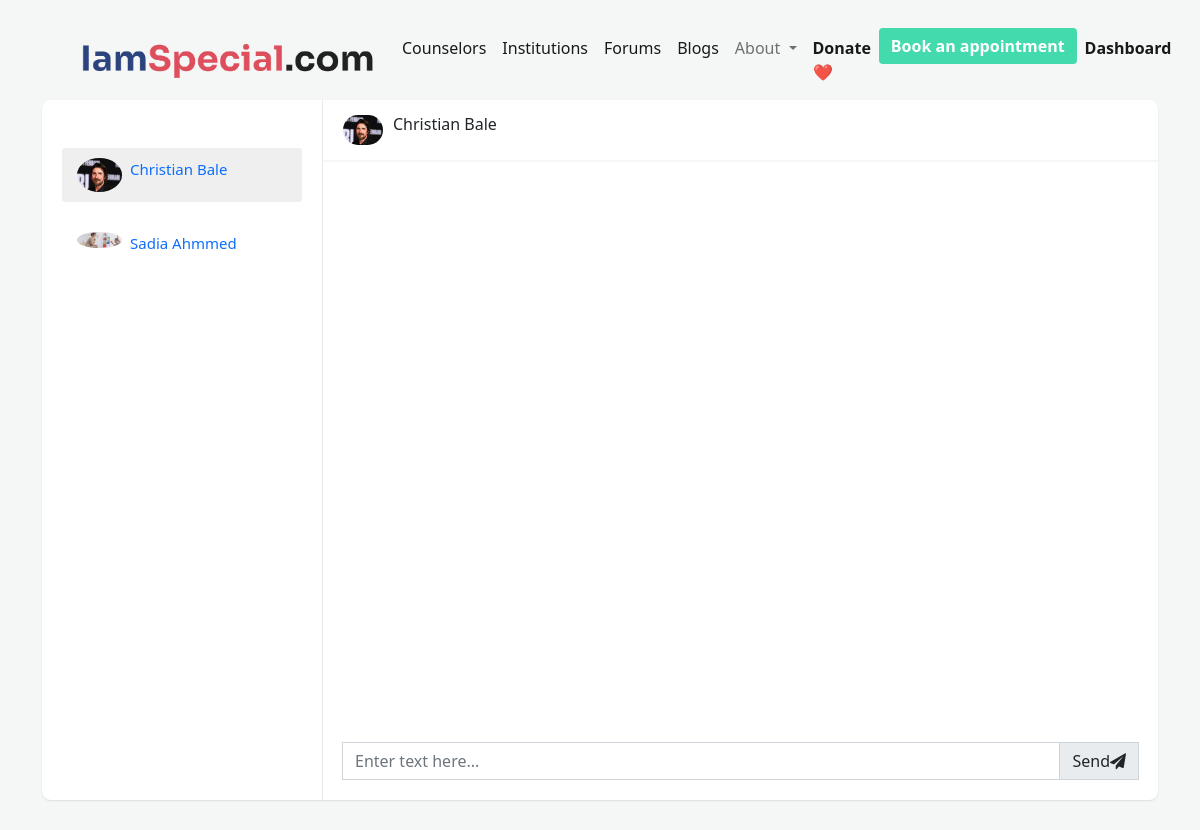
The page /chat.php?chatWith=11 (signed in) on the database its author committed.
### tables this page shows
CREATE TABLE `users` (
  `id` int(11) NOT NULL,
  `first_name` varchar(255) NOT NULL,
  `last_name` varchar(255) NOT NULL,
  `username` varchar(255) NOT NULL,
  `password` varchar(255) NOT NULL,
  `email` varchar(255) NOT NULL,
  `phone` varchar(255) NOT NULL DEFAULT '12345678911',
  `role` int(11) DEFAULT 3,
  `verified` enum('T','F') DEFAULT 'F',
  `avatar` text,
  `area` varchar(255) NOT NULL,
  `city` varchar(255) NOT NULL,
  `state` varchar(255) NOT NULL,
  `speciality` varchar(255) DEFAULT NULL,
  `randSalt` varchar(255) DEFAULT '$2y$10$verycrazystring1234567'
);

### includes/functions.php (called while the page is built, shortened)
<?php
include_once "db.php";
function getUserByID($id)
{
    global $connection;
    $query = "SELECT * FROM users WHERE id='$id'";
    $res = mysqli_query($connection, $query) or die("Failed " . mysqli_error($connection));
    if ($res) {
        return mysqli_fetch_assoc($res);
    }
}
function findWhoUserIsChattingWith($id)
{
    global $connection;
    $sql = "SELECT * FROM users WHERE id IN (SELECT receiver FROM chats WHERE sender='$id' OR receiver IN (SELECT sender FROM chats WHERE receiver='$id'))";
    $res = mysqli_query($connection, $sql) or die("Failed " . mysqli_error($connection));
    return $res;
}

### chat.php (the view, shortened to what this page needs)
<?php include "includes/components/header.php" ?>
<?php include "includes/components/navbar.php" ?>
<?php
if (!isset($_SESSION["id"])) {
    header("Location: 404.php");
    return;
} else {
    if (isset($_GET["chatWith"])) {
        $chatWith = getUserByID($_GET["chatWith"]);
    } else {
        $chatWith = findOneUserWhoUserIsChattingWith($_SESSION["id"]);
        $chatWith = $chatWith["id"];
        header("Location: chat.php?chatWith=$chatWith");
    }
}
?>
<link href="https://maxcdn.bootstrapcdn.com/font-awesome/4.7.0/css/font-awesome.min.css" rel="stylesheet" />
<?php
function toggleActive($id)
{
    if (isset($_GET["chatWith"])) {
        if ($_GET["chatWith"] == $id) {
            return "<li class='clearfix active'>";
        } else {
            return "<li class='clearfix'>";
        }
    } else {
        return "<li class='clearfix'>";
    }
}
?>
<div class="container">
    <div class="row clearfix">
        <div class="col-lg-12">
            <div class="card chat-app" style="height: auto;">
                <div id="plist" class="people-list">
                    <ul class="list-unstyled chat-list mt-2 mb-0">
                        <?php include_once "includes/components/chat-users.php" ?>
                    </ul>
                </div>
                <div class="chat">
                    <div class="chat-header clearfix">
                        <div class="row">
                            <div class="col-lg-6">
                                <a href="javascript:void(0);" data-toggle="modal" data-target="#view_info">
                                    <img src="images/avatars/<?php echo $chatWith["avatar"] ?>?1234324" alt="avatar">
                                </a>
                                <div class="chat-about">
                                    <h6 class="m-b-0"><?php echo $chatWith["first_name"] . " " . $chatWith["last_name"] ?></h6>
                                </div>
                            </div>
                            <div class="col-lg-6 hidden-sm text-right">
                            </div>
                        </div>
                    </div>
                    <div id="chat-history" class="chat-history" style="overflow-x: auto; overflow-y: scroll; height:70vh;">
                    </div>
                    <div class="chat-message clearfix">
                        <form action="" id="typing-area">
                            <div class="input-group mb-0">
                                <input id="message" name="message" type="text" class="form-control" placeholder="Enter text here...">
                                <div style="cursor: pointer;" id="send" class="input-group-prepend">
                                    <span class="input-group-text">Send <i class="fa fa-send"></i></span>
                                </div>
                            </div>
                        </form>
                    </div>
                </div>
            </div>
        </div>
    </div>
</div>

### includes/components/chat-users.php
<?php
$chats = findWhoUserIsChattingWith($_SESSION["id"]);
$output = "";
if (mysqli_num_rows($chats) > 0) {
    $output = "";
    while ($row = mysqli_fetch_assoc($chats)) {
        $output .= "
            <li>
            <a style='text-decoration: none;' href='chat.php?chatWith={$row['id']}'>
            " . toggleActive($row["id"]) . "
                <img src='images/avatars/" . $row["avatar"] . "?1234324' alt='avatar'>
                <div class='about'>
                    <div class='name'>{$row['first_name']} {$row['last_name']}</div>
                </div>
            </li>
            </a>
            ";
    }
} else {
    $output = "No users to chat with!";
}
echo $output;

### chat.php (style rules this page uses)
body { background-color: #f4f7f6; margin-top: 20px; }
.card { background: #fff; transition: .5s; border: 0; margin-bottom: 30px; border-radius: .55rem; position: relative; width: 100%; box-shadow: 0 1px 2px 0 rgb(0 0 0 / 10%); }
.chat-app .people-list { width: 280px; position: absolute; left: 0; top: 0; padding: 20px; z-index: 7 }
.chat-app .chat { margin-left: 280px; border-left: 1px solid #eaeaea }
.people-list { -moz-transition: .5s; -o-transition: .5s; -webkit-transition: .5s; transition: .5s }
.people-list .chat-list li { padding: 10px 15px; list-style: none; border-radius: 3px }
.people-list .chat-list li.active { background: #efefef }
.people-list .chat-list li .name { font-size: 15px }
.people-list .chat-list img { width: 45px; border-radius: 50% }
.people-list img { float: left; border-radius: 50% }
.people-list .about { float: left; padding-left: 8px }
.chat .chat-header { padding: 15px 20px; border-bottom: 2px solid #f4f7f6 }
.chat .chat-header img { float: left; border-radius: 40px; width: 40px }
.chat .chat-header .chat-about { float: left; padding-left: 10px }
.chat .chat-history { padding: 20px; border-bottom: 2px solid #fff }
.chat .chat-message { padding: 20px }
.clearfix:after { visibility: hidden; display: block; font-size: 0; content: " "; clear: both; height: 0 }
@media only screen and (min-device-width: 768px) and (max-device-width: 1024px) and (orientation: landscape) and (-webkit-min-device-pixel-ratio: 1) { .chat-app .chat-list { height: 480px; overflow-x: auto } }
@media only screen and (min-device-width: 768px) and (max-device-width: 1024px) and (orientation: landscape) and (-webkit-min-device-pixel-ratio: 1) { .chat-app .chat-history { height: calc(100vh - 350px); overflow-x: auto } }

### rows shown on the page
users: avatar (picture), first_name "Christian", last_name "Bale"
users: avatar (picture), first_name "Sadia", last_name "Ahmmed"
